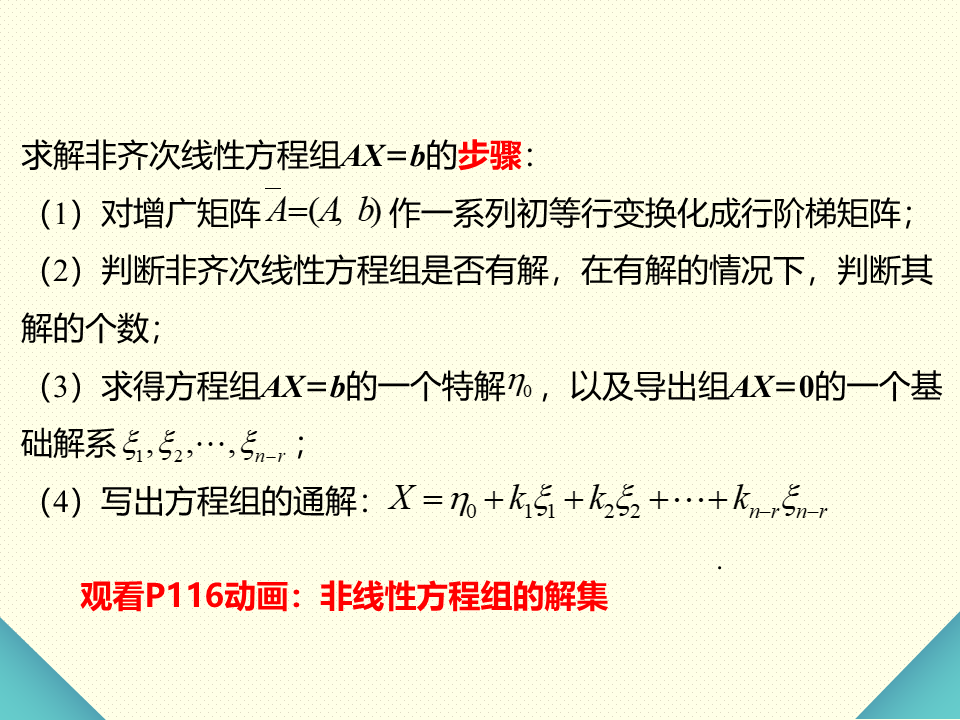
#> input picture _archive/04_PPT提取物/ppt_extracted/14-非齐次线性方程组，矩阵对角化/slide_017.png, 960 x 720 px, found by its file name
$ python _crop_extra.py
#> lines starting #> are read from the running program, lines starting #| are printed output that depends on the picture
# -*- coding: utf-8 -*-
import sys, os
sys.stdout.reconfigure(encoding='utf-8')
from PIL import Image

base = r'D:\Axelit\工作\trae\超级自动化学习工具'
ppt_dir = os.path.join(base, 'src', 'notes', 'PPT提取')
diagrams_dir = os.path.join(base, 'src', 'notes', 'vault', 'diagrams', '电子技术')

def crop_and_save(src_img, dst_path, crop_box, desc=""):
#> called with crop_box = (0, 0.05, 1, 0.92), desc = 'ch6_017'
    img = Image.open(src_img)
#> img is the input picture: PIL image 960x720 RGB; mean R, G, B 238.8, 236.9, 215
    w, h = img.size
#> w = 960; h = 720
    left = int(crop_box[0] * w)
#> left = 0
    top = int(crop_box[1] * h)
#> top = 36
    right = int(crop_box[2] * w)
#> right = 960
    bottom = int(crop_box[3] * h)
#> bottom = 662
    cropped = img.crop((left, top, right, bottom))
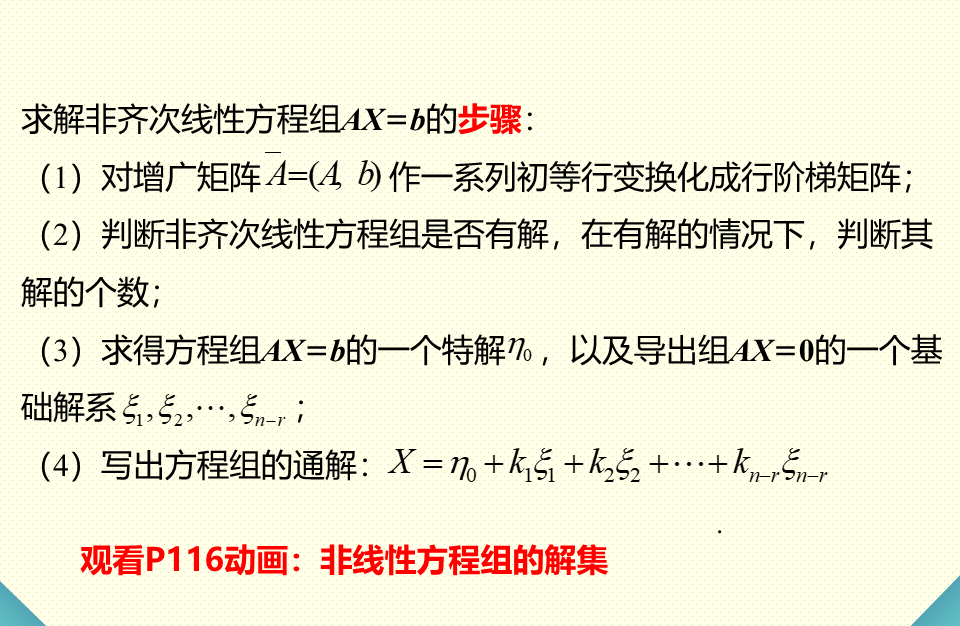
#> cropped: PIL image 960x626 RGB; mean R, G, B 238.9, 235.4, 213.3
    cropped.save(dst_path)
    print(f'  [{desc}] -> {os.path.basename(dst_path)} ({os.path.getsize(dst_path)//1024}KB)')

crop_and_save(os.path.join(ppt_dir, '第6章__电力电子技术', 'slide_017.png'),
    os.path.join(diagrams_dir, 'ch6_slide017_vsi_pwm.png'), (0, 0.05, 1.0, 0.92), 'ch6_017')
crop_and_save(os.path.join(ppt_dir, '第6章__电力电子技术', 'slide_020.png'),
    os.path.join(diagrams_dir, 'ch6_slide020_inverter_waveform.png'), (0, 0.05, 1.0, 0.92), 'ch6_020')
#> call 2 of crop_and_save, with crop_box = (0, 0.05, 1, 0.92), desc = 'ch6_020'
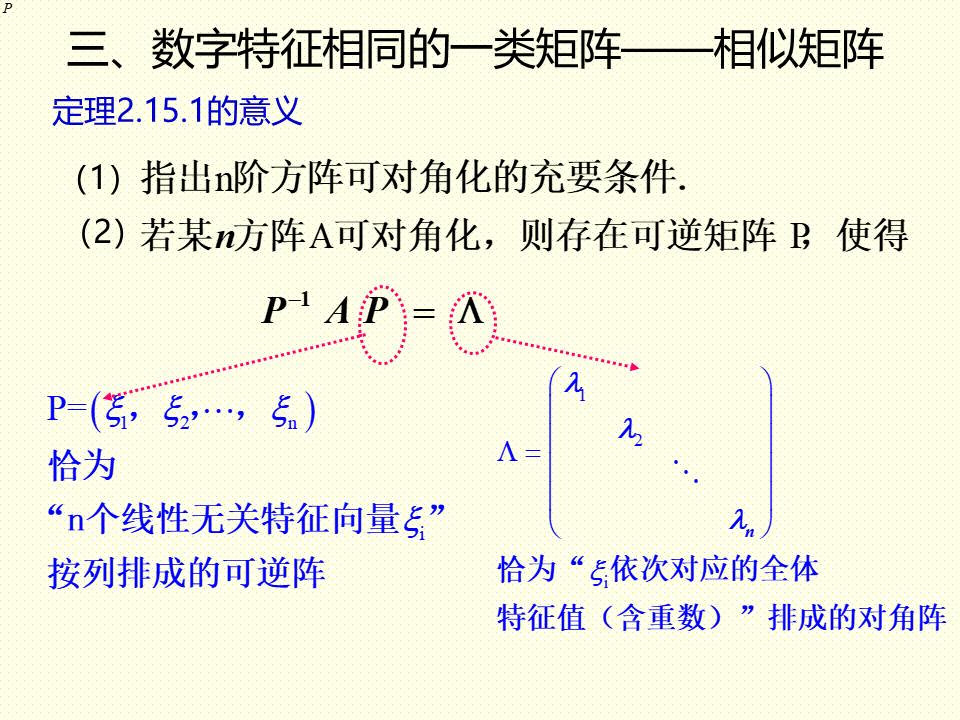
#> input picture _archive/04_PPT提取物/ppt_extracted/11-矩阵的数字特征之间的关系/slide_020.png, 960 x 720 px, found by its file name
#> in crop_and_save, img is the input picture: PIL image 960x720 RGB; mean R, G, B 240.5, 239.9, 222.8
#> in crop_and_save (call 2), `cropped = img.crop((left, top, right, bottom))`:
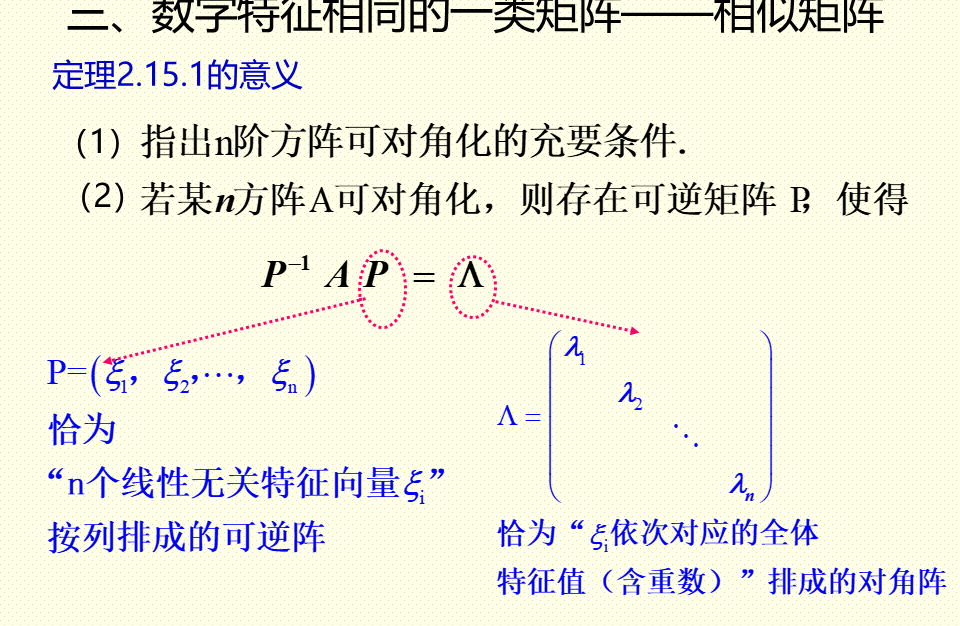
#> cropped: PIL image 960x626 RGB; mean R, G, B 239.2, 238.6, 222.5
crop_and_save(os.path.join(ppt_dir, '第6章__电力电子技术', 'slide_033.png'),
    os.path.join(diagrams_dir, 'ch6_slide033_smps_ups.png'), (0, 0.05, 1.0, 0.90), 'ch6_033')
#> call 3 of crop_and_save, with crop_box = (0, 0.05, 1, 0.9), desc = 'ch6_033'
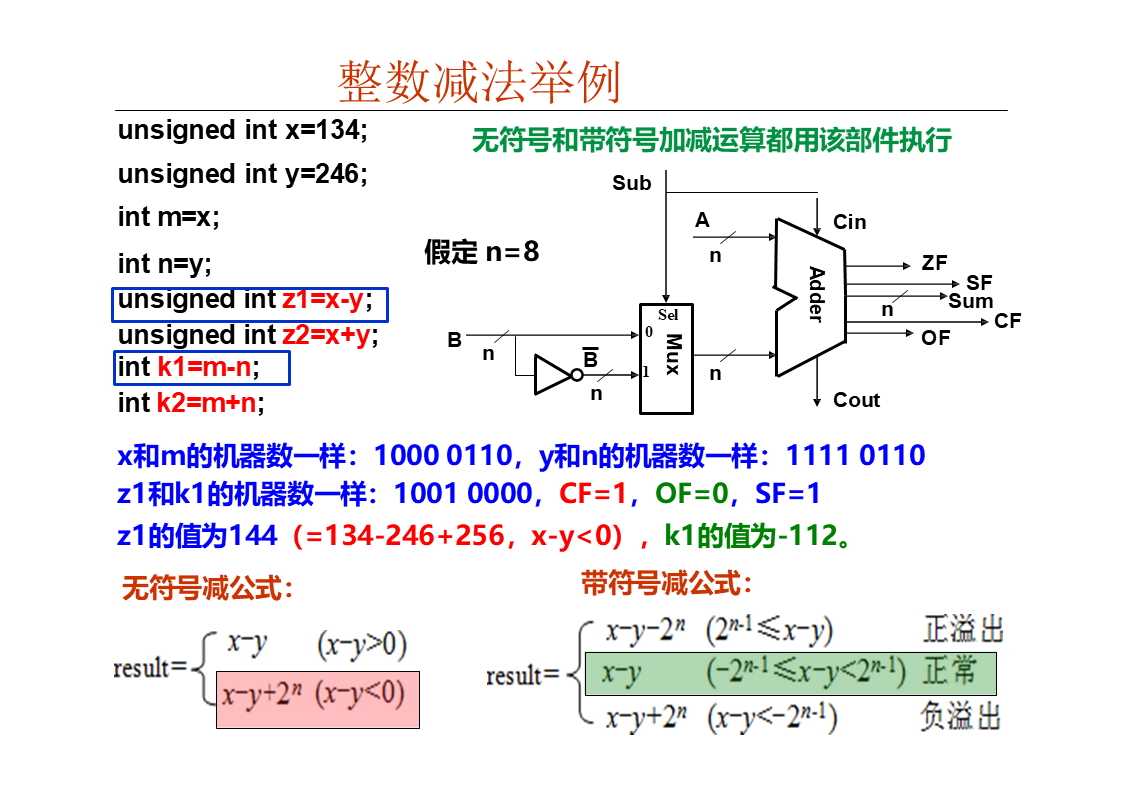
#> input picture _archive/04_PPT提取物/ppt_extracted/3数字逻辑电路基础_1_1_/slide_033.png, 1123 x 794 px, found by its file name
#> in crop_and_save, img is the input picture: PIL image 1123x794 RGB; mean R, G, B 238.2, 237, 239.5
#> in crop_and_save (call 3), `cropped = img.crop((left, top, right, bottom))`:
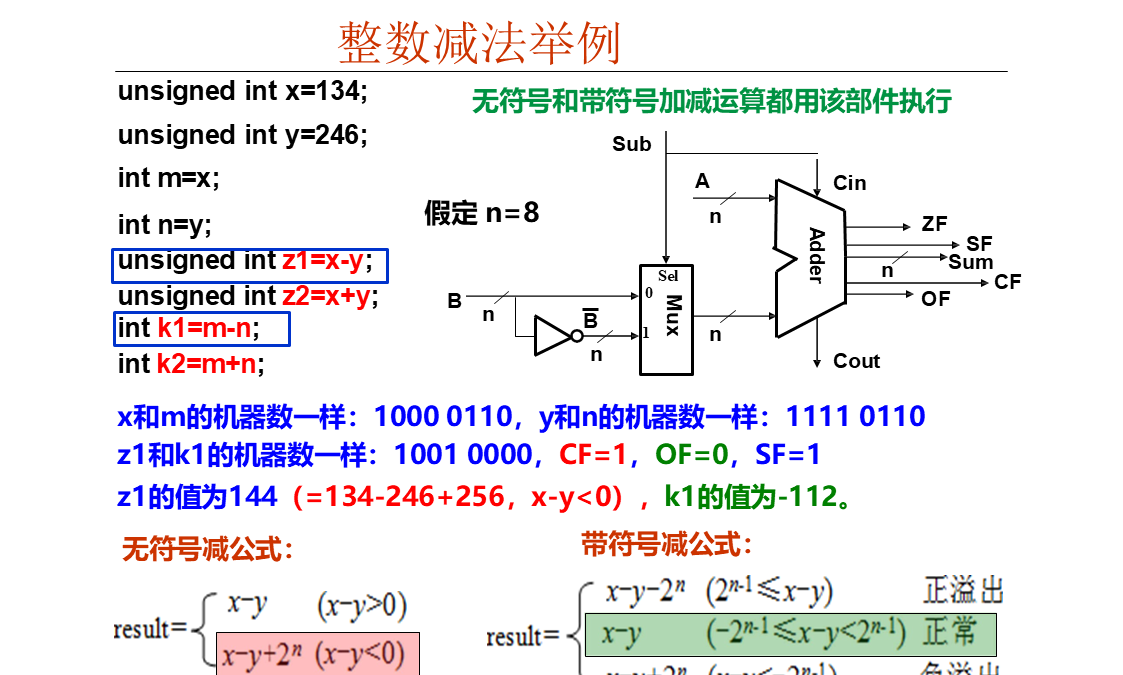
#> cropped: PIL image 1123x675 RGB; mean R, G, B 235.7, 234.5, 237.5
print('Done.')
